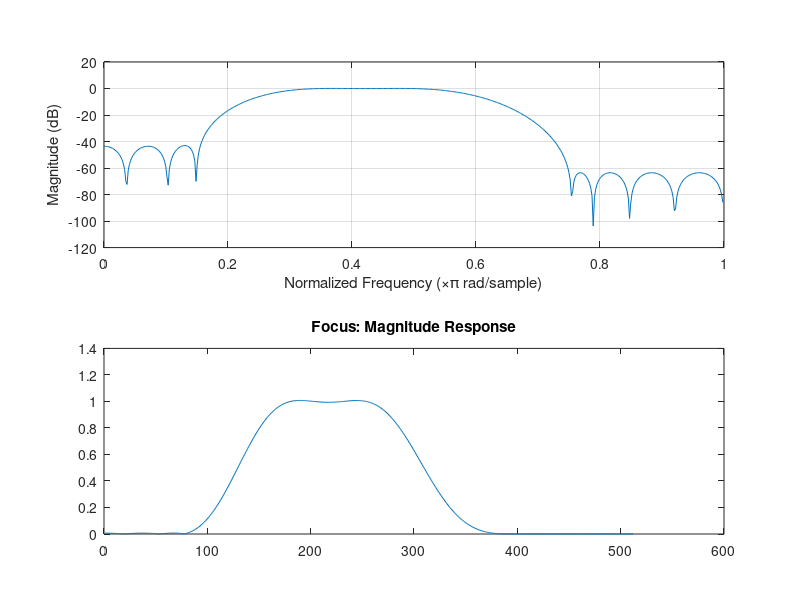

This figure's MATLAB source: (Note: this script raises an error after producing the figure.)
%% Q1

F=[500 ,1500, 2000, 3000]; % band pass edge frequencies
A=[0, 1, 0]; % a stop band(0), pass band(1) and a stop band(0)
Dev = [0.01, 0.01, 0.001]; % Ripples in bands
[N,Fi,Ai,W]=firpmord(F,A,Dev,8000);
% filter length / approximate order: N, normalized frequency band edges: Fi, frequency band amplitudes: Ai, and weights W that meet input specifications
B1=firpm(N,Fi,Ai,W);
% B1 gives the filter coefficients
freqz(B1,1); % displaying the magnitude and phase responses of the filter

N;
B1;
 
plot(abs(B1))
plot(angle(B1))
plot(abs(freqz(B1,1)))
title('Focus: Magnitude Response');
yline(0+0.01,'--k',sprintf('Rs1=%0.2f', 0+0.01))
yline(0-0.01,'--k',sprintf('Rs1=%0.2f', 0-0.01))
yline(0+0.001,'--k',sprintf('Rs2=%0.2f', 0+0.001))
yline(0-0.001,'--k',sprintf('Rs2=%0.2f', 0-0.001))
yline(1+0.01,'--k',sprintf('Rp=%0.2f', 1+0.01))
yline(1-0.01,'--k',sprintf('Rp=%0.2f', 1-0.01))
plot(angle(freqz(B1,1)))

%verify
freqz(B1,1,1024,8000);
xline(500,'--k',sprintf('fs1=%0.0f', 500))
xline(1500,'--k',sprintf('fp1=%0.0f', 1500))
xline(2000,'--k',sprintf('fp2=%0.0f', 2000))
xline(3000,'--k',sprintf('fs2=%0.0f', 3000))
yline(0+0.01,'--k',sprintf('Rp=%0.2f', 0+0.01))
yline(0-0.01,'--k',sprintf('Rp=%0.2f', 0-0.01))
yline(-20*log10(0.001),'--k',sprintf('Rs2=%0.2f', -20*log10(0.001)))

%% Q2
[y,fs]=audioread('music_noisy.wav'); % reading the music with noise from the .wav file
sound(y,fs); %listening to the corrupted music file, y: input signal, fs: sample frequency of y
plot(abs(fft(y))); %Fourier transform of the noisy music
xlabel('Samples');
title('Fourier transform of the signal ');
freqz(y,1,1024,fs); % displaying the magnitude and phase responses of the noisy music


%% TESTING PHASE
%used only high pass
% --------
fHp = fir1(256,5564/(fs/2),'high');
w = 0:0.001*pi:pi;
xHpf = filter(fHp,1,y);
sound(xHpf,fs)
plot(abs(fft(xHpf)));
freqz(xHpf,1,1024,fs);
%%%%%%%%% removes frequncies in the music as well...no base anymore...not l
%%%%%%%%% loud enough

%% trying different values

fbs = fir1(64, [1087, 1097]/(fs/2), 'stop');
fbs2 = fir1(64, [2719, 2743]/(fs/2), 'stop');
fbs_Combine = conv(fbs, fbs2);
xbsf = filter(fbs,1,y);
sound(xbsf,fs)
plot(abs(fft(xbsf)));

fbs = fir1(256, [9302, 9356]/(fs/2), 'stop');
fbs2 = fir1(256, [2734, 2777]/(fs/2), 'stop');
fbs_Combine = conv(fbs, fbs2);
test = filter(fbs2,1,y);
sound(test,fs)
plot(abs(fft(test)));
freqz(test,1,1024,fs);

%% good but could do better 
%-----------------------
fbs = fir1(256, [500, 1500]/(fs/2), 'stop');
fbs2 = fir1(256, [2500, 3000]/(fs/2), 'stop');
fbs_Combine = conv(fbs, fbs2);
test = filter(fbs_Combine,1,y);
sound(test,fs)
plot(abs(fft(test)));

%%%%%%%%%%%%%%%%%%%%%%

%% Final Time Domain Method with 3 filters
%------

fhp1 = fir1(400, 274/(fs/2), 'high'); % high pass filter 
freqz(fhp1,1);
title('High Pass Filter Mag and Phase responses');
fbs2 = fir1(400, [900, 1500]/(fs/2), 'stop'); % band stop filter 1
freqz(fbs2,1);
title('Band Stop Filter1 Mag and Phase responses');
fbs3 = fir1(400, [2500, 3000]/(fs/2), 'stop'); % band stop filter 2
freqz(fbs3,1);
title('Band Stop Filter2 Mag and Phase responses');

filter_Combine = conv(fhp1, fbs2); % convolution of 1st 2 filters
filter_Combine = conv(filter_Combine, fbs3); % convolution with the remaining filters
freqz(filter_Combine,1);
title('Combined Filters Mag and Phase responses');

filtered_music = conv(filter_Combine, y); % convolution of the signal with filters
plot(abs(fft(filtered_music))); % Fourier transform of the filtered music
title('Fourier transform Plot of the input signal after removing the noise');
%test2 = filter(fbs_Combine2,1,y);
sound(filtered_music,fs)
plot(abs(fft(filtered_music)));
% freqz(filtered_music,1,1024,fs);
sound(filtered_music,fs) % listen to verify
audiowrite('Filtered_music_td_method.wav',filtered_music,fs); % store the new filtered music


%another way 
tmp = conv(fbs, y);
tmp2 = conv(tmp, fbs2);
plot(abs(fft(tmp2)));
sound(tmp2, fs);

%%%%%%%%%%%%%%%%%

%% Final Frequency Domain Method with 3 filters
%-------------
[y,fs]=audioread('music_noisy.wav');
fhp1 = fir1(400, 274/(fs/2), 'high'); % high pass filter 
fbs = fir1(256, [900, 1500]/(fs/2), 'stop');
fbs2 = fir1(256, [2500, 3000]/(fs/2), 'stop');

filter_Combine = conv(fhp1, fbs2); % convolution of 1st 2 filters
filter_Combine = conv(filter_Combine, fbs3);

fft_y = fft(y); % Fourier transform of the input signal (music with noise)
fft_fhp1 = fft(fhp1, length(fft_y))'; % Fourier transform of first filter
fft_fbs2 = fft(fbs2, length(fft_y))'; % Fourier transform of second filter
fft_fbs3 = fft(fbs3, length(fft_y))'; % Fourier transform of third filter
filtered_music = fft_y.*fft_fhp1.*fft_fbs2.*fft_fbs3; % multiply input signal with the filters in their frequency domains

plot(abs(filtered_music));
title('Fourier transform Plot of the input signal after removing the noise');
% freqz(filtered_music,1,1024,fs);
filtered_music_time_domain = ifft(filtered_music); % inverse fourier transform of the final filtered signal to listen it later
sound(filtered_music_time_domain,fs) % listen to verify
audiowrite('Filtered_music_fd_method.wav',filtered_music_time_domain,fs); % store the new filtered music

